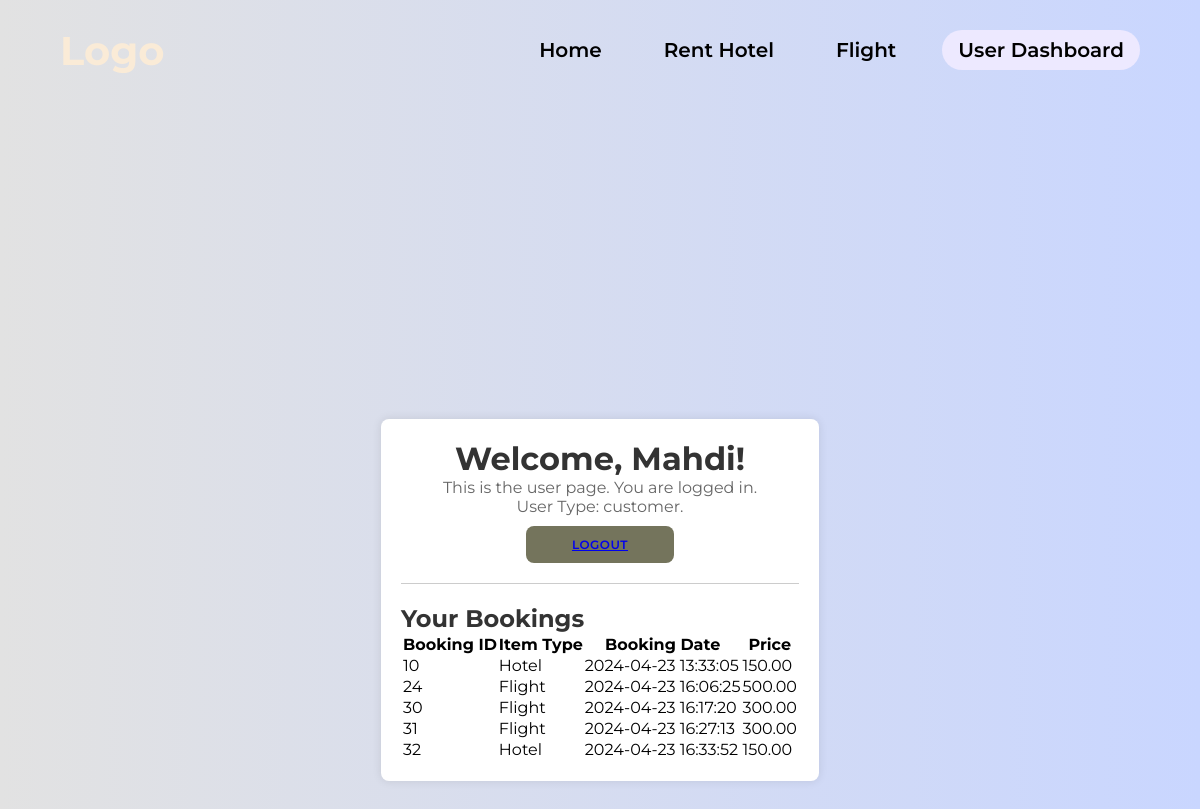
Screenshot of /API/customer.php (signed in) with the database file from the repository.
### tables this page shows
CREATE TABLE `customer` (
  `customer_id` int(11) NOT NULL,
  `name` varchar(100) NOT NULL,
  `email` varchar(100) NOT NULL,
  `phone` varchar(20) DEFAULT NULL,
  `address` varchar(255) DEFAULT NULL,
  `username` varchar(50) NOT NULL,
  `password` varchar(255) NOT NULL,
  `user_type` enum('admin','customer') NOT NULL DEFAULT 'customer'
);

CREATE TABLE `booking` (
  `booking_id` int(11) NOT NULL,
  `customer_id` int(11) NOT NULL,
  `item_type` enum('Flight','Hotel','Transport') NOT NULL,
  `item_id` int(11) NOT NULL,
  `booking_date` timestamp NOT NULL DEFAULT current_timestamp()
);

### API/customer.php (the view, shortened to what this page needs)
<?php
include 'db_connection.php';
$customerId = $_SESSION['customer_id'];
$user_type = $_SESSION['user_type'];
$bookings = [];
$itemPrices = [];
$sql = "SELECT * FROM booking WHERE customer_id = $customerId";
$result = $conn->query($sql);
while ($row = $result->fetch_assoc()) {
    $bookings[] = $row;
}
foreach ($bookings as $booking) {
    $itemType = $booking['item_type'];
    $itemId = $booking['item_id'];
    $priceSql = "";
    switch ($itemType) {
        case 'Hotel':
            $priceSql = "SELECT price FROM hotel WHERE hotel_id = $itemId";
            break;
        case 'Flight':
            $priceSql = "SELECT price FROM flight WHERE flight_id = $itemId";
            break;
    }
    $priceResult = $conn->query($priceSql);
    $priceRow = $priceResult->fetch_assoc();
    $itemPrices[$booking['booking_id']] = $priceRow['price'];
}
$rusername = '';
$rsql = "SELECT username FROM customer WHERE customer_id = $customerId";
$rresult = $conn->query($rsql);
if ($result->num_rows > 0) {
    $row = $rresult->fetch_assoc();
    $rusername = $row['username'];
}
?>
<!DOCTYPE html>
<html lang="en">
<head>
    <link rel="stylesheet" href="customerstyle.css">
</head>
<body>
<header>
    <logo>
        <h1>Logo</h1>
    </logo>
    <nav>
        <a href='../index.html'>Home</a>
        <a href='../rent.html'>Rent Hotel</a>
        <a href='../flight.html'>Flight</a>
        <a href='#' class="active">User Dashboard</a>
    </nav>
</header>
<div class="userinterface">
    <div class="container">
        <h1>Welcome, <?php echo $rusername; ?>!</h1>
        <p>This is the user page. You are logged in.</p>
        <p>User Type: <?php echo $user_type; ?>.</p>
        <button><a href="logout.php">Logout</a></button>
        <?php if ($user_type == "customer"): ?>
    <div class="booking">
        <h2>Your Bookings</h2>
        <table>
            <thead>
                <tr>
                    <th>Booking ID</th>
                    <th>Item Type</th>
                    <th>Booking Date</th>
                    <th>Price</th>
                </tr>
            </thead>
            <tbody>
                <?php foreach ($bookings as $booking): ?>
                    <tr>
                        <td><?php echo $booking['booking_id']; ?></td>
                        <td><?php echo $booking['item_type']; ?></td>
                        <td><?php echo $booking['booking_date']; ?></td>
                        <td><?php echo isset($itemPrices[$booking['booking_id']]) ? $itemPrices[$booking['booking_id']] : 'N/A'; ?></td>
                    </tr>
                <?php endforeach; ?>
            </tbody>
        </table>
    </div>
<?php endif; ?>
    </div>
</div>
</body>
</html>
</html>

### API/customerstyle.css (style rules this page uses)
* { margin: 0; padding: 0; box-sizing: border-box; font-family: 'Montserrat', sans-serif; }
header { display: flex; justify-content: space-between; align-items: center; height: 100px; padding: 0 5%; position: absolute; width: 100%; z-index: 1; }
header h1 { font-size: 40px; color: antiquewhite; }
header nav { display: flex; gap: 30px; align-items: center; justify-content: center; }
header nav a { text-decoration: none; font-size: 20px; font-weight: 600; padding: 8px 16px; border-radius: 99px; color: rgb(0, 0, 0); align-items: center; justify-content: center; }
header nav a.active { background: #ede9ff; }
.userinterface { background-color: #c9d6ff; background: linear-gradient(to right, #e2e2e2, #c9d6ff); display: flex; align-items: center; justify-content: center; flex-direction: column; height: 150vh; }
.container { max-width: 800px; height: auto; margin: 0 auto; padding: 20px; background-color: #fff; border-radius: 8px; box-shadow: 0 0 10px rgba(0, 0, 0, 0.1); display: flex; flex-direction: column; align-items: center; justify-content: center; }
h1 { color: #333; }
p { color: #666; }
.booking { margin-top: 20px; border-top: 1px solid #ccc; padding-top: 20px; }
.booking h2 { color: #333; }
button { background-color:rgb(116, 116, 92); color: #ffffff; font-size: 12px; padding: 10px 45px; border: 1px solid transparent; border-radius: 8px; font-weight: 600; letter-spacing: 0.5px; text-transform: uppercase; margin-top: 10px; cursor: pointer; }

### rows the page displays
customer: username "Mahdi"
booking: booking_id "10", item_type "Hotel", booking_date "2024-04-23 13:33:05", booking_id "150.00"
booking: booking_id "24", item_type "Flight", booking_date "2024-04-23 16:06:25", booking_id "500.00"
booking: booking_id "30", item_type "Flight", booking_date "2024-04-23 16:17:20", booking_id "300.00"
booking: booking_id "31", item_type "Flight", booking_date "2024-04-23 16:27:13", booking_id "300.00"
booking: booking_id "32", item_type "Hotel", booking_date "2024-04-23 16:33:52", booking_id "150.00"

### other values shown
$user_type "customer"
